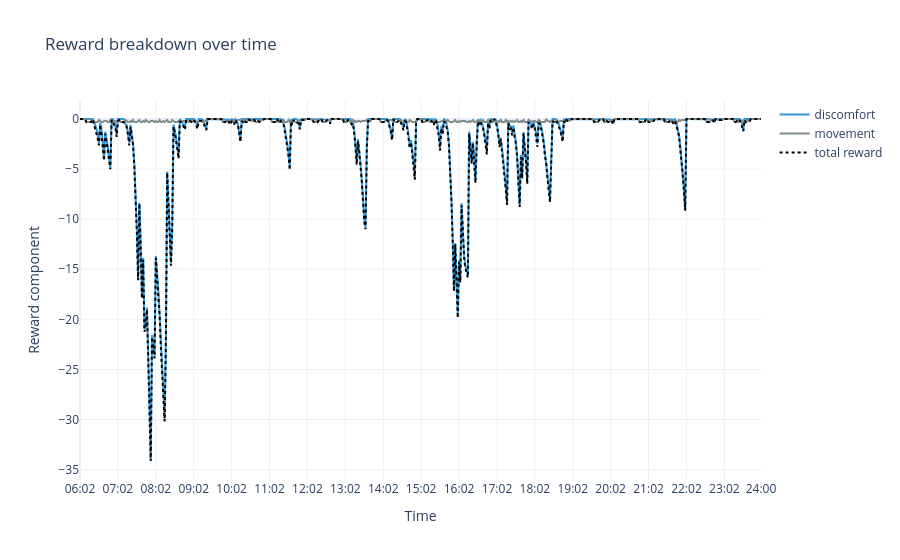

The code cell stored with this chart in its notebook:
### Code cell
fig = viz.graficar_desglose_recompensa(env)
fig.write_html(OUT_ESC / "reward_breakdown.html")
fig.show()

### Figure 1 — Plotly figure (JSON) as saved in the notebook; plotly's stock layout.template omitted (floating-point values rounded to 4 significant figures; data arrays with more than 128 entries replaced by an {"elided": "..."} marker saying what was removed)
{"data": [{"customdata": {"elided": "540 str values"}, "hovertemplate": "%{customdata}<br>discomfort: %{y:.3f}<extra></extra>", "line": {"color": "#3498db"}, "mode": "lines", "name": "discomfort", "type": "scatter", "x": {"elided": "540 int values"}, "y": {"elided": "540 float values"}}, {"customdata": {"elided": "540 str values"}, "hovertemplate": "%{customdata}<br>movement: %{y:.3f}<extra></extra>", "line": {"color": "#7f8c8d"}, "mode": "lines", "name": "movement", "type": "scatter", "x": {"elided": "540 int values"}, "y": {"elided": "540 float values"}}, {"customdata": {"elided": "540 str values"}, "hovertemplate": "%{customdata}<br>total: %{y:.3f}<extra></extra>", "line": {"color": "black", "dash": "dot"}, "mode": "lines", "name": "total reward", "type": "scatter", "x": {"elided": "540 int values"}, "y": {"elided": "540 float values"}}], "layout": {"title": {"text": "Reward breakdown over time"}, "xaxis": {"tickmode": "array", "ticktext": ["06:02", "07:02", "08:02", "09:02", "10:02", "11:02", "12:02", "13:02", "14:02", "15:02", "16:02", "17:02", "18:02", "19:02", "20:02", "21:02", "22:02", "23:02", "24:00"], "tickvals": [0, 30, 60, 90, 120, 150, 180, 210, 240, 270, 300, 330, 360, 390, 420, 450, 480, 510, 539], "title": {"text": "Time"}}, "yaxis": {"title": {"text": "Reward component"}}}}
